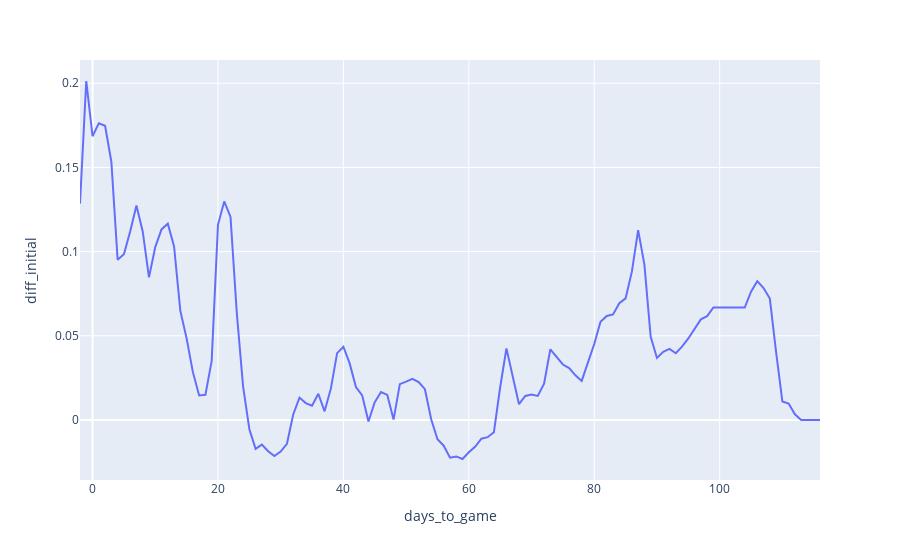

The code cell stored with this chart in its notebook:
### Code cell
c = dodgers.groupby("days_to_game")['diff_initial'].mean().reset_index()
ax = px.line(c, x = "days_to_game", y = "diff_initial",)
ax.show()
